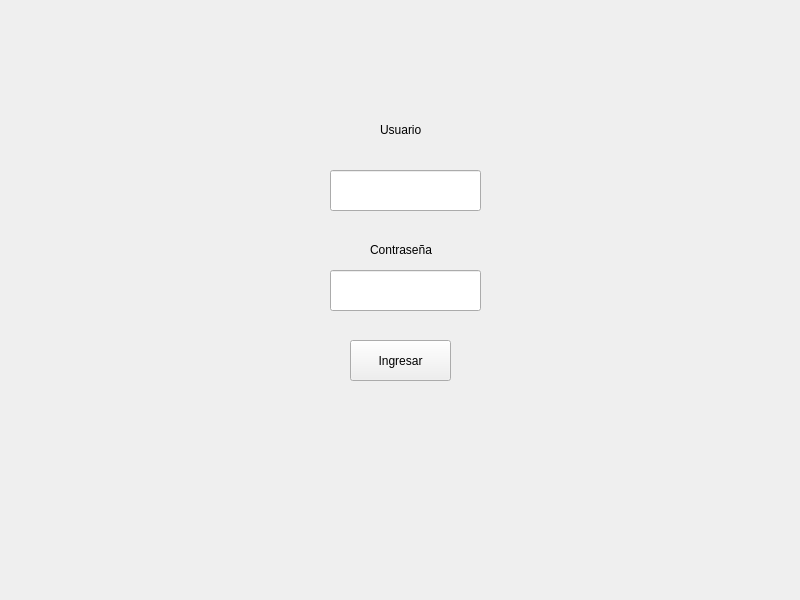
<?xml version="1.0" encoding="UTF-8"?>
<ui version="4.0">
 <class>Widget</class>
 <widget class="QWidget" name="Widget">
  <property name="geometry">
   <rect>
    <x>0</x>
    <y>0</y>
    <width>800</width>
    <height>600</height>
   </rect>
  </property>
  <property name="windowTitle">
   <string>Widget</string>
  </property>
  <widget class="QPushButton" name="btnLogin">
   <property name="geometry">
    <rect>
     <x>350</x>
     <y>340</y>
     <width>101</width>
     <height>41</height>
    </rect>
   </property>
   <property name="text">
    <string>Ingresar</string>
   </property>
  </widget>
  <widget class="QLineEdit" name="txtUsuario">
   <property name="geometry">
    <rect>
     <x>330</x>
     <y>170</y>
     <width>151</width>
     <height>41</height>
    </rect>
   </property>
  </widget>
  <widget class="QLineEdit" name="txtClave">
   <property name="geometry">
    <rect>
     <x>330</x>
     <y>270</y>
     <width>151</width>
     <height>41</height>
    </rect>
   </property>
   <property name="echoMode">
    <enum>QLineEdit::EchoMode::Password</enum>
   </property>
  </widget>
  <widget class="QLabel" name="label">
   <property name="geometry">
    <rect>
     <x>380</x>
     <y>120</y>
     <width>81</width>
     <height>20</height>
    </rect>
   </property>
   <property name="text">
    <string>Usuario</string>
   </property>
  </widget>
  <widget class="QLabel" name="label_2">
   <property name="geometry">
    <rect>
     <x>370</x>
     <y>240</y>
     <width>91</width>
     <height>20</height>
    </rect>
   </property>
   <property name="text">
    <string>Contraseña</string>
   </property>
  </widget>
 </widget>
 <resources/>
 <connections/>
</ui>
